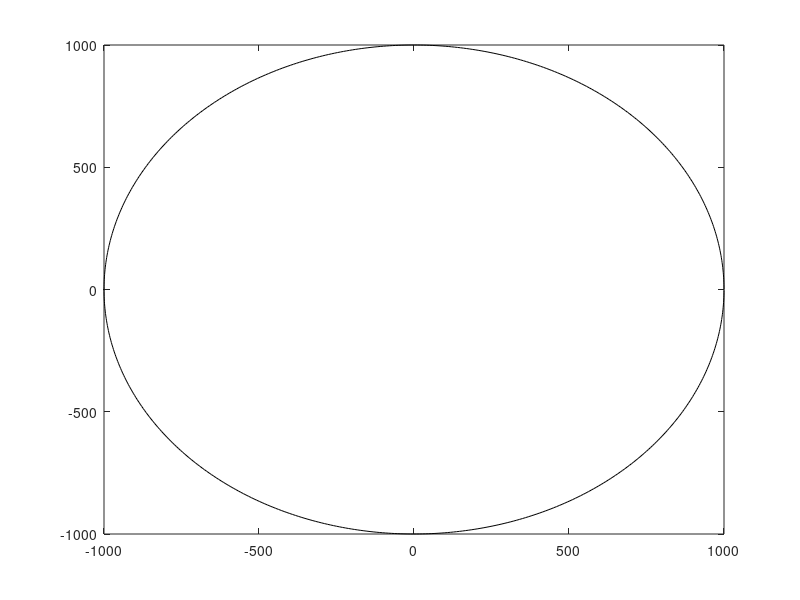

Recreate this plot in MATLAB. (Note: this script raises an error after producing the figure.)
% Parameters.traffic.alarmWaveSpeed = 150;
figure
ang=0:0.01:2*pi; 
r = 1000;
xp=r*cos(ang);
yp=r*sin(ang);
plot(xp,yp,'black');
cr = 200;
N = 65;
Nc = 7;
posDevices = SpatialModel_PPP(r,N);
% [posDevices, posClusters] = SpatialModel_PCP(r,N,cr,Nc);
% 
hold on
% for i=1:length(posClusters)
%     xp(i,:)=posClusters(i,1)+cr*cos(ang);
%     yp(i,:)=posClusters(i,2)+cr*sin(ang);
% end

% triggerPos = [500,0];
% scatter(500,0,'black','d')
scatter(posDevices(:,1),posDevices(:,2),'blue')
% plot(xp',yp','green');
legend('Cell border','Device','Cluster border')
% 
% 
% distancesToAlarmTrigger = sqrt((triggerPos(1)-posDevices(:,1)).^2+(triggerPos(2)-posDevices(:,2)).^2);
% 
% alarm = [ceil(0+distancesToAlarmTrigger'/Parameters.traffic.alarmWaveSpeed/Parameters.system.tdma)];

% legend('Cell border','Alarm event','M2M device')

% % for T = 0:1000:10000
% T = 10000
% %     pause
%     figure
%     plot(xp,yp,'black');
%     hold on
%     scatter(500,0,'black','d')
%     scatter(posDevices(:,1),posDevices(:,2),'blue')
%     
%     I = find(alarm<=T);
%     scatter(posDevices(I,1),posDevices(I,2),'red')
%     legend('Cell border','Alarm event','M2M device','Alarm triggered')
% % end
% 
% [y,x] = hist(alarm,100);
% plot(x,y/sum(y))
% 
% alarmperiod = max(alarm)
% phat = betafit(alarm/alarmperiod)
% 
% y = alarmperiod*betarnd(phat(1),phat(2),1,100000);
% 
% [y,x]=hist(y,100);
% hold on
% plot(x,y/sum(y),'red')